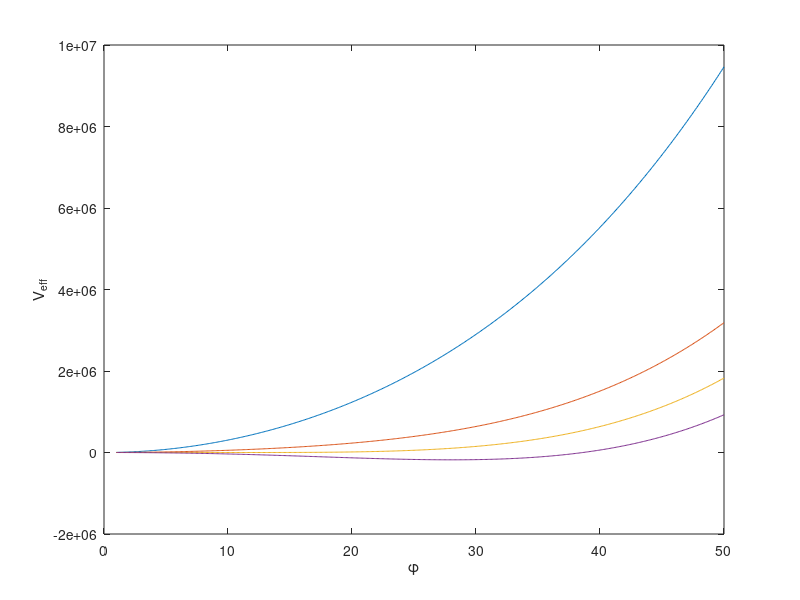

The MATLAB script that drew this image:
T = 11.76605407;
T1 = 40/sqrt(33/8 + 3*((3*pi)/2)^(2/3));
a = 33/8 + 3*((3*pi)/2)^(2/3);
b=3;
lambda=2;

x=1:0.1:50;


f1 = 1/2*a*(25^2 - T1^2)*x.^2-1/3*b*T*x.^3+1/4*lambda*x.^4; 
f2 = 1/2*a*(15^2 - T1^2)*x.^2-1/3*b*T*x.^3+1/4*lambda*x.^4; 
f3 = 1/2*a*(11.76605407^2 - T1^2)*x.^2-1/3*b*T*x.^3+1/4*lambda*x.^4;
f4 = 1/2*a*(9^2 - T1^2)*x.^2 - 1/3*b*T*x.^3 + 1/4*lambda*x.^4;

figure(7)
plot(x,f1)
hold on
plot(x,f2)
plot(x,f3)
plot(x,f4)
hold off
xlabel('\phi')
ylabel('V_{eff}')